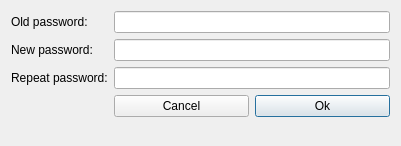
<?xml version="1.0" encoding="UTF-8"?>
<ui version="4.0">
 <class>PasswordChange</class>
 <widget class="QDialog" name="PasswordChange">
  <property name="geometry">
   <rect>
    <x>0</x>
    <y>0</y>
    <width>401</width>
    <height>146</height>
   </rect>
  </property>
  <property name="windowTitle">
   <string>Dialog</string>
  </property>
  <layout class="QFormLayout" name="formLayout">
   <item row="0" column="0">
    <widget class="QLabel" name="label_2">
     <property name="text">
      <string>Old password:</string>
     </property>
    </widget>
   </item>
   <item row="0" column="1">
    <widget class="QLineEdit" name="old_pw">
     <property name="inputMethodHints">
      <set>Qt::ImhHiddenText|Qt::ImhNoAutoUppercase|Qt::ImhNoPredictiveText</set>
     </property>
     <property name="echoMode">
      <enum>QLineEdit::Password</enum>
     </property>
    </widget>
   </item>
   <item row="1" column="0">
    <widget class="QLabel" name="label_3">
     <property name="text">
      <string>New password:</string>
     </property>
    </widget>
   </item>
   <item row="1" column="1">
    <widget class="QLineEdit" name="new_pw">
     <property name="inputMethodHints">
      <set>Qt::ImhHiddenText|Qt::ImhNoAutoUppercase|Qt::ImhNoPredictiveText</set>
     </property>
     <property name="echoMode">
      <enum>QLineEdit::Password</enum>
     </property>
    </widget>
   </item>
   <item row="2" column="0">
    <widget class="QLabel" name="label_4">
     <property name="text">
      <string>Repeat password:</string>
     </property>
    </widget>
   </item>
   <item row="2" column="1">
    <widget class="QLineEdit" name="new_pwr">
     <property name="inputMethodHints">
      <set>Qt::ImhHiddenText|Qt::ImhNoAutoUppercase|Qt::ImhNoPredictiveText</set>
     </property>
     <property name="echoMode">
      <enum>QLineEdit::Password</enum>
     </property>
    </widget>
   </item>
   <item row="3" column="1">
    <layout class="QHBoxLayout" name="horizontalLayout">
     <item>
      <widget class="QPushButton" name="pushButton_2">
       <property name="text">
        <string>Cancel</string>
       </property>
       <property name="autoDefault">
        <bool>false</bool>
       </property>
      </widget>
     </item>
     <item>
      <widget class="QPushButton" name="pushButton">
       <property name="text">
        <string>Ok</string>
       </property>
       <property name="default">
        <bool>true</bool>
       </property>
      </widget>
     </item>
    </layout>
   </item>
  </layout>
 </widget>
 <tabstops>
  <tabstop>old_pw</tabstop>
  <tabstop>new_pw</tabstop>
  <tabstop>new_pwr</tabstop>
 </tabstops>
 <resources/>
 <connections/>
</ui>
